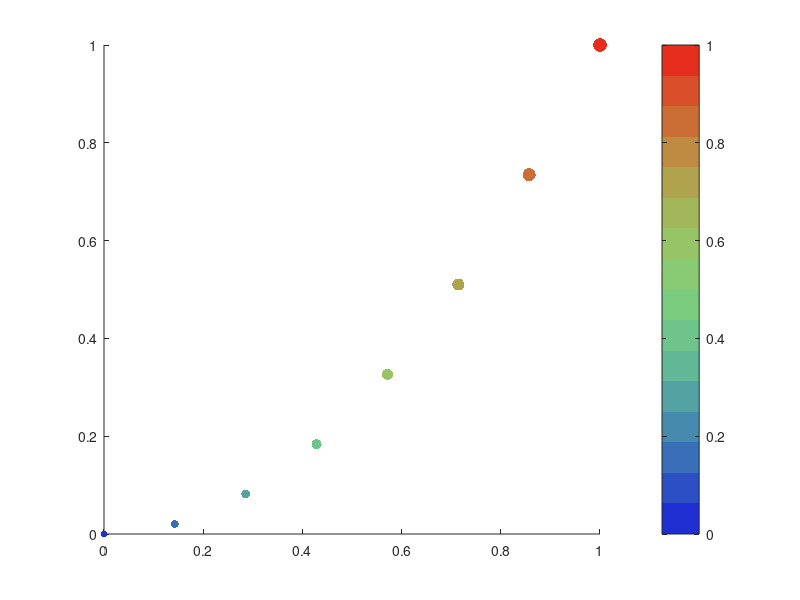
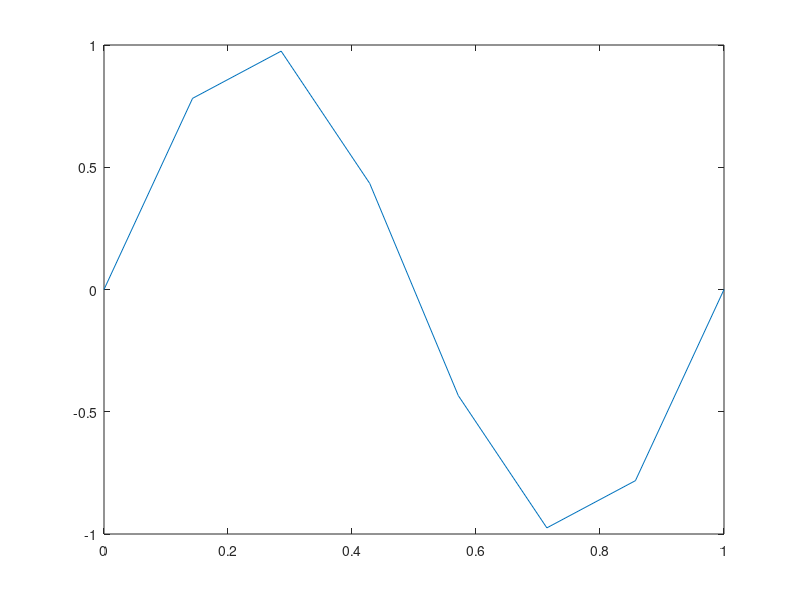

These figures' MATLAB source, in order: (Note: this script raises an error after producing the figures.)
function summary = runM61RichScatterFigureSetTest(outputDirectory)
%RUNM61RICHSCATTERFIGURESETTEST Compile a mixed publication figure set.
    root=fileparts(fileparts(mfilename('fullpath')));addpath(fullfile(root,'src'));
    if nargin<1,outputDirectory=fullfile(root,'.audit','m61-rich-scatter-set');end
    scatterFigure=figure('Visible','off');lineFigure=figure('Visible','off');
    cleanup=onCleanup(@()closeFigures([scatterFigure lineFigure]));
    a=axes('Parent',scatterFigure);x=linspace(0,1,8);
    scatter(a,x,x.^2,linspace(20,100,8),reshape(x,[],1),'filled');
    caxis(a,[0 1]);t=linspace(0,1,16)';
    colormap(a,[0.12+0.78*t,0.18+0.62*sin(pi*t),0.82-0.70*t]);colorbar(a);
    plot(axes('Parent',lineFigure),x,sin(2*pi*x));
    entries=struct('figure',{scatterFigure,lineFigure},'name',{'rich-scatter','line'});
    first=m2t.exportSet(entries,outputDirectory,'Profile','publication', ...
        'Width','single-column','Overwrite',true);
    assert(first.success&&first.summary.succeeded==2&&first.summary.failed==0);
    manifest=fileread(first.manifestPath);
    assert(isempty(strfind(manifest,strrep(outputDirectory,'\','/')))); %#ok<STREMP>
    assert(~isempty(strfind(manifest,'"tex":"rich-scatter.tex"'))); %#ok<STREMP>
    second=m2t.exportSet(entries,outputDirectory,'Profile','publication', ...
        'Width','single-column','Overwrite',true);
    assert(second.success&&strcmp(manifest,fileread(second.manifestPath)));
    assert(all(arrayfun(@(item)strcmp(item.effective.profile,'publication'),second.entries)));
    assert(all(arrayfun(@(item)~isempty(item.result.pdfPath)&&exist(item.result.pdfPath,'file')==2,second.entries)));
    rich=fileread(second.entries(1).result.texPath);
    line=fileread(second.entries(2).result.texPath);
    assert(~isempty(strfind(rich,'scatter src=explicit'))); %#ok<STREMP>
    assert(~isempty(strfind(rich,'colormap name='))); %#ok<STREMP>
    assert(isempty(strfind(line,'scatter src=explicit'))&& ...
        isempty(strfind(line,'colormap name='))); %#ok<STREMP>
    assert(second.entries(1).result.profile.widthMillimeters==85);
    wide=m2t.export(scatterFigure,fullfile(outputDirectory,'rich-scatter-170'), ...
        'Profile','publication','Width','double-column','Overwrite',true);
    assert(wide.success&&wide.profile.widthMillimeters==170&&exist(wide.pdfPath,'file')==2);
    summary=struct('tests',2,'failures',0,'manifestPath',second.manifestPath, ...
        'detail','mixed rich-scatter/line set deterministic; scatter compiled at 85 mm and 170 mm with isolated color state');
    clear cleanup;
end

function closeFigures(figures)
    for k=1:numel(figures),if ishandle(figures(k)),close(figures(k));end,end
end
